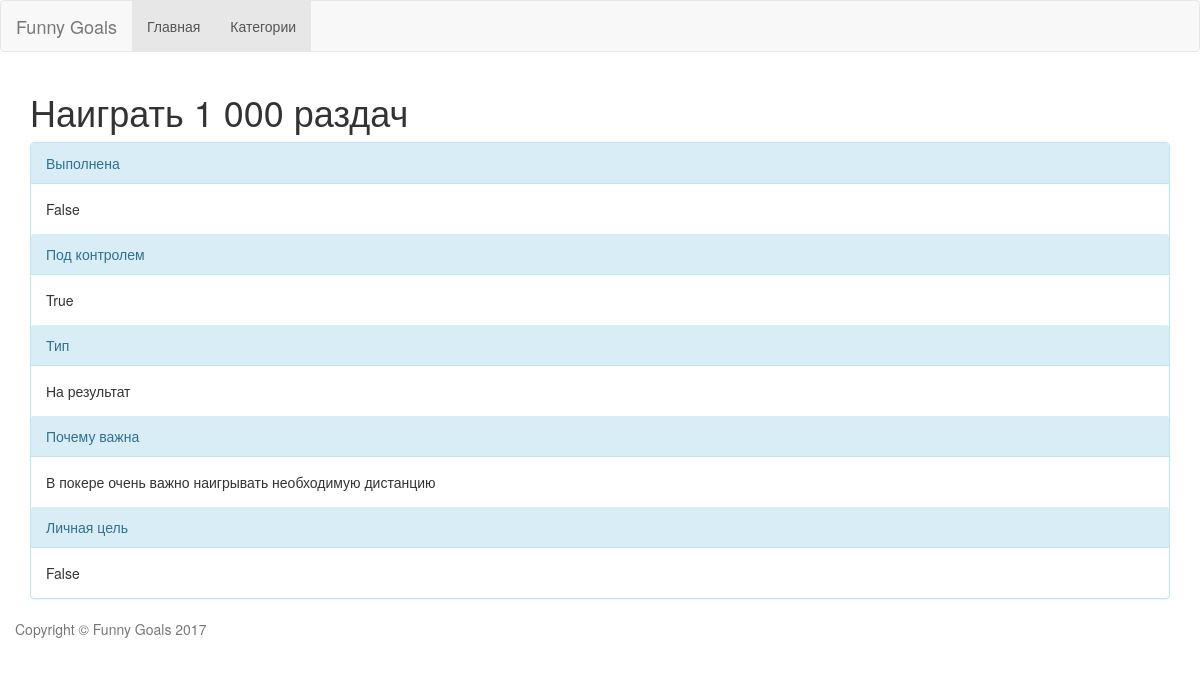
The app's page /goals/goal/detail/16 with its own data.
### goal_app/models.py (models this page shows, shortened)
class Goal(models.Model):
    name = models.CharField(max_length=64)
    is_success = models.BooleanField(default=False)
    in_control = models.BooleanField(default=False)
    refs_in_control = models.ManyToManyField('self', null=True, blank=True)
    is_personal = models.BooleanField(default=False)
    def has_refs_in_control(self):
        return self.in_control or bool(self.refs_in_control.all())
    TODAY = 'TD'
    SHORT = 'SH'
    MIDDLE = 'MD'
    LONG = 'LG'
    BY_TIME = (
        (TODAY, 'На сегодня'),
        (SHORT, 'Краткосрочные'),
        (MIDDLE, 'Среднесрочные'),
        (LONG, 'Долгострочные')
    )
    by_time = models.CharField(max_length=2, choices=BY_TIME)
    RESULT = 'R'
    PROCESS = 'P'
    BY_TYPE = (
        (RESULT, 'На результат'),
        (PROCESS, 'На процесс')
    )
    by_type = models.CharField(max_length=1, choices=BY_TYPE)
    def get_type(self):
        for t in self.BY_TYPE:
            if t[0] == self.by_type:
                return t[1]
    why_important = models.TextField(blank=True)
    category = models.ForeignKey(Category)

### goal_app/views.py (the view)
# urls.py: url(r'goal/detail/(?P<pk>\d+)$', GoalDetailView.as_view(), name='goal')
class GoalDetailView(DetailView):
    model = Goal
    template_name = 'goal.html'

### goal_app/templates/goal.html (shortened to what this page needs)
{% extends "main.html" %}
{% block content %}
    <h1>{{object.name}}</h1>
    <div class="panel {% if not object.has_refs_in_control %}panel-warning{%else%}panel-info{%endif%}">
        <div class="panel-heading">
            Выполнена
        </div>
        <div class="panel-body">
            {{object.is_success}}
        </div>
        <div class="panel-heading">
            Под контролем
        </div>
        <div class="panel-body">
            {{object.in_control}}
        </div>
        <div class="panel-heading">
            Тип
        </div>
        <div class="panel-body">
            {{object.get_type}}
        </div>
        <div class="panel-heading">
            Почему важна
        </div>
        <div class="panel-body">
            {{object.why_important}}
        </div>
        <div class="panel-heading">
            Личная цель
        </div>
        <div class="panel-body">
            {{object.is_personal}}
        </div>
    </div>
{% endblock %}

### records on screen
Goal: name "Наиграть 1 000 раздач", is_success "False", in_control "True", get_type "На результат", why_important "В покере очень важно наигрывать необходимую дистанцию", is_personal "False"
